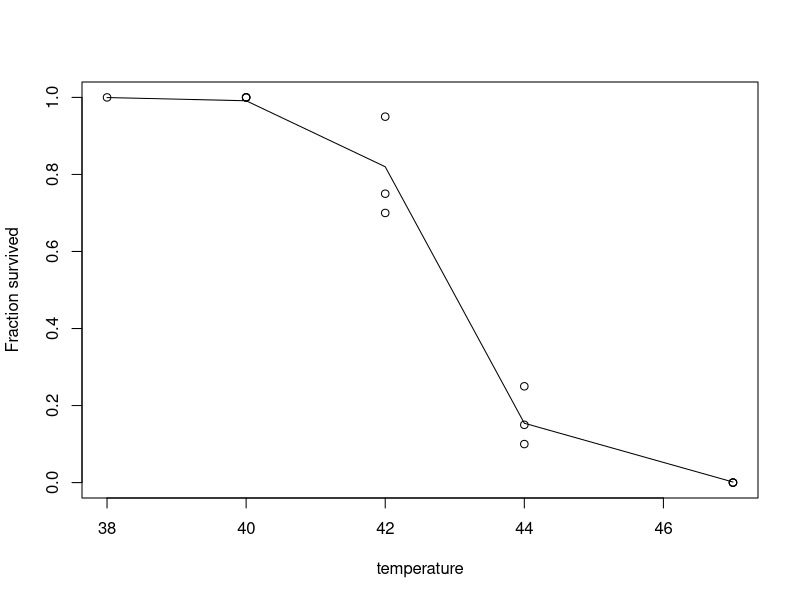

Reproduce this figure in R.


#### Two ways to do binomial/ binary  regressions


### Read data


data = 
  data.frame(temperature = c(38,40,40,40,42,42,42,44,44,44,47,47,47), 
                  alive = c(20,20,20,20,19,14,15,5,3,2,0,0,0), 
                  dead = c(0,0,0,0,1,6,5,15,17,18,20,20,20))



### two column response

y = cbind(data$alive,data$dead)
y




### Logistic regression

logit.y = glm(y~data$temperature,family=binomial)

logit.y = glm(y~data$temperature,family=binomial())
logit.y = glm(y~data$temperature,family=binomial(link="logit"))

logit.y$fit

## Plot


plot(data$temperature, data$alive/20, 
     xlab="temperature", ylab="Fraction survived")

lines(data$temperature, logit.y$fit)


##  One column binary response 

n=260
X=matrix(1,n,2)
X[,2]=kronecker(data$temperature, rep(1,20))
y0=rep(0,n)

w=matrix(0,13,20)
for(i in 1:13) { if(data$alive[i] >0) { w[i,1:data$alive[i]]=1}}
y0=as.numeric(matrix(t(w),n,1))


#### Fit logistic regressions 


logit.y.2 = glm(y0~X[,2], family=binomial)

summary(logit.y)
summary(logit.y.2)

logit.y$coef
V = vcov(logit.y)

#95% CI for beta
c(logit.y$coef[2]-1.96*sqrt(V[2,2]), 
  logit.y$coef[2]+1.96*sqrt(V[2,2]))


# exp(beta)
exp(logit.y$coef)
# 95% CI for exp(beta)
exp(c(logit.y$coef[2]-1.96*sqrt(V[2,2]), logit.y$coef[2]+1.96*sqrt(V[2,2])))

# At temp = 43, parameter theta = alpha + beta*43
theta_hat = logit.y$coef[1]+logit.y$coef[2]*43
exp(theta_hat) # Predicted survival odds 
exp(theta_hat)/(1+exp(theta_hat)) # Predicted survival probability 
se = sqrt(t(c(1,43))%*%V%*%c(1,43))
c(theta_hat-1.96*se, theta_hat+1.96*se)
exp(c(theta_hat-1.96*se, theta_hat+1.96*se)) / (1+exp(c(theta_hat-1.96*se, theta_hat+1.96*se)))





